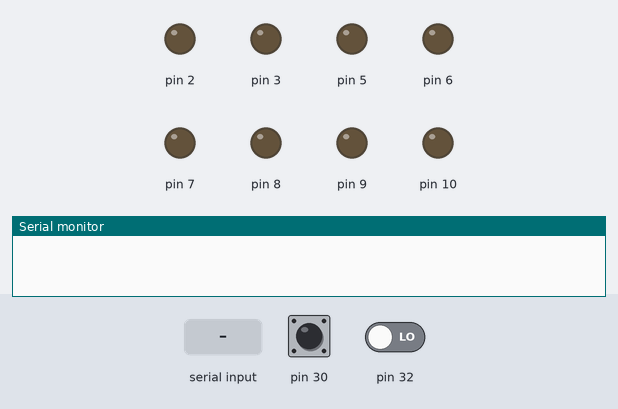
A sketch run on a simulated Arduino Mega 2560, built with avr-gcc and run on an emulated ATmega2560. Shown: output pins drawn as LEDs (lit = HIGH), the last lines printed to the serial monitor. The inputs (shaded band) are chosen by the test bench; at power-on: pin 32 LOW, pin 30 LOW.

Above: at 1.2 s.
1.3 s: "30,150\n" received over the second serial link
At 2.8 s:
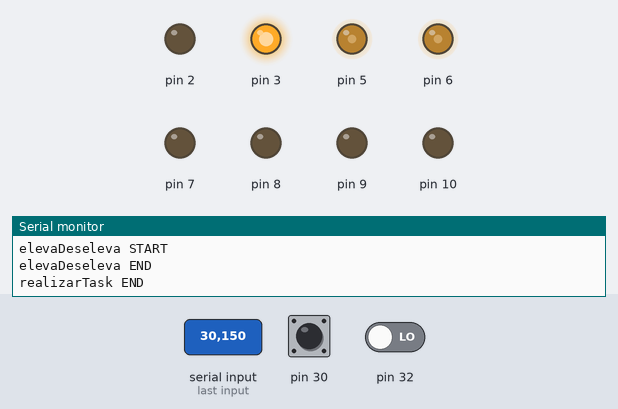
3.8 s: "30,150\n" received over the second serial link
At 4.6 s:
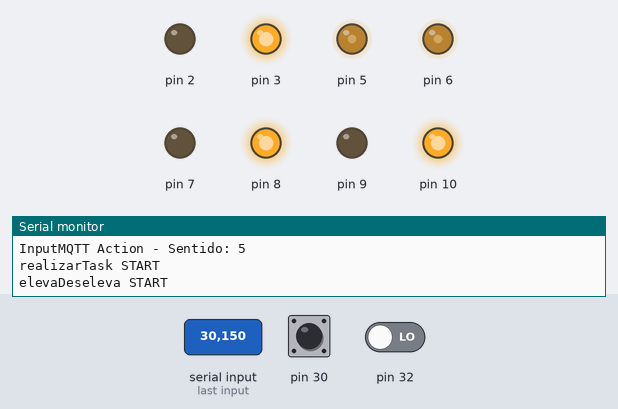
5.3 s: "90,45\n" received over the second serial link
At 6.1 s:
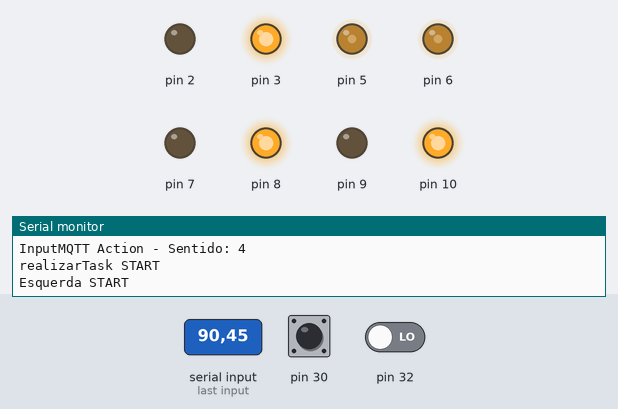
6.9 s: pin 32 driven HIGH
At 7.2 s:
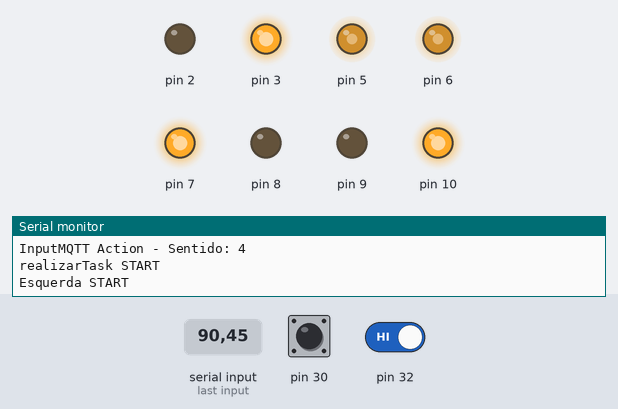
8.4 s: pin 30 pulsed HIGH 2 times (0.12 s each, 0.3 s apart)
At 10.1 s:
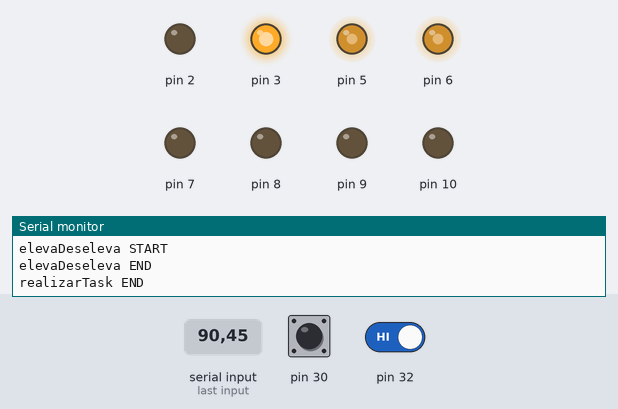
Timing chart, 0 to 11.6 s (numbered marks = the images above; inputs shaded):
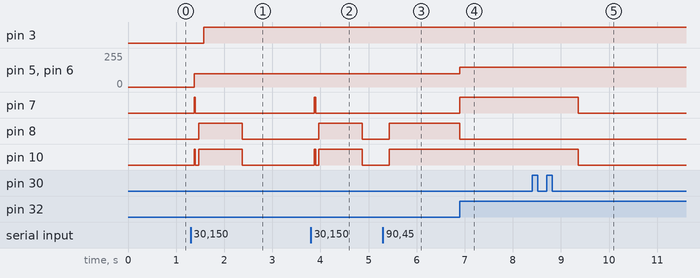

The sketch:

Jikam_Arduino.ino
```cpp
#include <SoftwareSerial.h>
#include "stuff.h"

String inputMQTT = "";
String outputMQTT = "";

int instrucoes[100];
int contadorActions = 0;
int contadorLeitura = 0;

Motores rodasEsquerdas = {8,7, 6};
Motores rodasDireitas = {10,9, 5};

Motores elevadores = {2,3, 0};

SensorLinha sensoresFrente = {28,29,30,31,32};

void setup() {
  //sensores frontais
  pinMode(sensoresFrente.direita, INPUT);
  pinMode(sensoresFrente.meioDireita, INPUT);
  pinMode(sensoresFrente.meio, INPUT);
  pinMode(sensoresFrente.meioEsquerda, INPUT);
  pinMode(sensoresFrente.esquerda, INPUT);

  // motores esquerdos
  pinMode(rodasEsquerdas.potencia, OUTPUT);
  pinMode(rodasEsquerdas.sentidoHorario, OUTPUT);
  pinMode(rodasEsquerdas.sentidoAntiHorario, OUTPUT);

  // motores direitos
  pinMode(rodasDireitas.potencia, OUTPUT);
  pinMode(rodasDireitas.sentidoHorario, OUTPUT);
  pinMode(rodasDireitas.sentidoAntiHorario, OUTPUT);

  pinMode(elevadores.sentidoHorario, OUTPUT);
  pinMode(elevadores.sentidoAntiHorario, OUTPUT);

  //inicio teste


  //fim teste

  // initialize serial for debugging
  Serial.begin(9600);
  Serial1.begin(9600);

}

void loop() {
  readData();

  if (instrucoes != NULL && instrucoes[0] != 0) {

    executeActions();


  }else{
    desligaMotores(rodasEsquerdas);
    desligaMotores(rodasDireitas);

  }
}

void readData() {
  contadorLeitura = 0;

  if (Serial1.available()) {
    String temp = "";
    while (Serial1.available()) {
      char c = (char)Serial1.read();
      if (c != '\n' && c != ',' && c != ' ' && String(c) != "") {
          instrucoes[contadorLeitura] = String(c).toInt();
          Serial.println(c);
          contadorLeitura++;
      }
      delay(10);
    }
  }
}
void executeActions() {
  contadorActions = 0;
  while(contadorActions < (sizeof(instrucoes) / sizeof(int)) ){
    if(instrucoes[contadorActions] != 0){
      Serial.println("InputMQTT Action - Sentido: " + String(instrucoes[contadorActions]));
      realizarTask(instrucoes[contadorActions]);
      Serial1.print(instrucoes[contadorActions]);
      instrucoes[contadorActions] = 0;
      alinhar();
    }else{
      desligaMotores(rodasDireitas);
      desligaMotores(rodasEsquerdas);
    }
    contadorActions++;
  }
}

void alinhar(){
    while( ! isLinhaSensor(sensoresFrente.meio) ){
      if( isLinhaSensor(sensoresFrente.meioEsquerda) ){
        while( ! isLinhaSensor(sensoresFrente.meio) ){
          desligaMotores(rodasDireitas);
          girar(rodasEsquerdas, SENTIDO_HORARIO);
          delay(5);
         }
      }else if ( isLinhaSensor(sensoresFrente.meioDireita)){
        while( ! isLinhaSensor(sensoresFrente.meio) ){
          girar(rodasDireitas, SENTIDO_HORARIO);
          desligaMotores(rodasEsquerdas);
          delay(5);
        }
      }
    }
}

void paraFrente(){
  Serial.println("Frente START");
  do {
    //alinhar();
    girar(rodasDireitas, SENTIDO_HORARIO);
    girar(rodasEsquerdas, SENTIDO_HORARIO);
    delay(2);
    } while( ! isLinhaSensor(sensoresFrente.esquerda) && ! isLinhaSensor(sensoresFrente.direita) );
   Serial.println("Frente END");
}

void paraTras(){
  Serial.println("Tras START");
  girar(rodasDireitas, SENTIDO_HORARIO);
  girar(rodasEsquerdas, SENTIDO_ANTI_HORARIO);
  delay(10);
  Serial.println("Tras END");
}

void paraDireita(){
  Serial.println("Direita START");

  while( isLinhaSensor(sensoresFrente.direita) ){
    girar(rodasDireitas, SENTIDO_HORARIO);
    girar(rodasEsquerdas, SENTIDO_HORARIO);
    delay(1);
  }

  while( isLinhaSensor(sensoresFrente.meio) ){
    girarForte(rodasDireitas, SENTIDO_ANTI_HORARIO);
    girarForte(rodasEsquerdas, SENTIDO_HORARIO);
    delay(1);
  }

  while( ! isLinhaSensor(sensoresFrente.meio) ){
    girarForte(rodasDireitas, SENTIDO_ANTI_HORARIO);
    girarForte(rodasEsquerdas, SENTIDO_HORARIO);
    delay(1);
  }

  Serial.println("Direita END");
}

void paraEsquerda(){
  Serial.println("Esquerda START");

  while( isLinhaSensor(sensoresFrente.esquerda) ){
    girar(rodasDireitas, SENTIDO_HORARIO);
    girar(rodasEsquerdas, SENTIDO_HORARIO);
    delay(1);
  }

  while( isLinhaSensor(sensoresFrente.meio) ){
    girarForte(rodasDireitas, SENTIDO_HORARIO);
    girarForte(rodasEsquerdas, SENTIDO_ANTI_HORARIO);
    delay(1);
  }

  while( ! isLinhaSensor(sensoresFrente.meio) ){
    girarForte(rodasDireitas, SENTIDO_HORARIO);
    girarForte(rodasEsquerdas, SENTIDO_ANTI_HORARIO);
    delay(1);
  }
  Serial.println("Esquerda END");

}
bool elevado = false;
void elevaDeseleva(){
  Serial.println("elevaDeseleva START");
  if(elevado){
    girar(elevadores, SENTIDO_HORARIO);
    delay(800);
  }else{
    girar(elevadores, SENTIDO_ANTI_HORARIO);
    delay(800);
  }
  Serial.println("elevaDeseleva END");
}


void realizarTask(int task){
  Serial.println("realizarTask START");

  if(task == EM_FRENTE){
    //F-(Forward)=(direito=horario && esquerdo=anti-horario)
    paraFrente();


  }else if(task == PARA_TRAS){
    //B-(Backward)=(direito=anti-horario && esquerdo=horario)
    paraTras();


  }else if(task == GIRAR_ESQUERDA){
    //L-(Left)=(direito=anti-horario && esquerdo=anti-horario)
    paraEsquerda();

  }else if(task == GIRAR_DIREITA){
    //L-(Left)=(direito=anti-horario && esquerdo=anti-horario)
    paraDireita();

  }else if(task == PEGAR_CARGA){
     elevaDeseleva();

  }


   Serial.println("realizarTask END");

}

//quando nao refletir, esta na linha
bool isLinhaSensor(int pinoSensor){
  return digitalRead(pinoSensor) == 0;
}


void girar(struct Motores motores, String sentido){
  if(motores.potencia != 0)
    analogWrite(motores.potencia, POTENCIA_ROTACAO);
  //verifica para qual sentido é ara girar o motor
  if(sentido == SENTIDO_HORARIO){
    digitalWrite(motores.sentidoHorario, HIGH);
    digitalWrite(motores.sentidoAntiHorario, LOW);
  }else{
    digitalWrite(motores.sentidoHorario, LOW);
    digitalWrite(motores.sentidoAntiHorario, HIGH);
  }
}

void girarForte(struct Motores motores, String sentido){
  if(motores.potencia != 0)
    analogWrite(motores.potencia, 150);
  //verifica para qual sentido é ara girar o motor
  if(sentido == SENTIDO_HORARIO){
    digitalWrite(motores.sentidoHorario, HIGH);
    digitalWrite(motores.sentidoAntiHorario, LOW);
  }else{
    digitalWrite(motores.sentidoHorario, LOW);
    digitalWrite(motores.sentidoAntiHorario, HIGH);
  }
}

void desligaMotores(struct Motores motores){
  digitalWrite(motores.sentidoHorario, LOW);
  digitalWrite(motores.sentidoAntiHorario, LOW);
}
```

stuff.h
```cpp
// definindo sentido do carinho
#define EM_FRENTE 1
#define GIRAR_DIREITA 2
#define PARA_TRAS 3
#define GIRAR_ESQUERDA 4
#define PEGAR_CARGA 5


#define POTENCIA_ROTACAO  100

// definindo sentidos do motor
#define SENTIDO_HORARIO "SENTIDO_HORARIO"
#define SENTIDO_ANTI_HORARIO "SENTIDO_ANTI_HORARIO"

struct SensorLinha {
  int direita;
  int meioDireita;
  int meio;
  int meioEsquerda;
  int esquerda;
};

struct Motores {
  int sentidoHorario;
  int sentidoAntiHorario;
  int potencia;
};
```

Measured:
- after the input at 1.3 s, pin 3: LOW → HIGH after 0.27 s; pin 5, pin 6: 0/255 → 100/255 after 0.07 s; pin 7: LOW → HIGH after 0.07 s, → LOW 0.03 s later; pin 8: LOW → HIGH after 0.17 s, → LOW 0.91 s later; pin 10: LOW → HIGH after 0.07 s, → LOW 0.03 s later, → HIGH 0.07 s later, → LOW 0.91 s later
- after the input at 3.8 s, pin 7: LOW → HIGH after 0.07 s, → LOW 0.03 s later; pin 8: LOW → HIGH after 0.17 s, → LOW 0.91 s later; pin 10: LOW → HIGH after 0.07 s, → LOW 0.03 s later, → HIGH 0.07 s later, → LOW 0.91 s later
- after the input at 5.3 s, pin 8, pin 10: LOW → HIGH after 0.14 s
- after the input at 6.9 s, pin 5, pin 6: 100/255 → 150/255 at once; pin 7: LOW → HIGH at once; pin 8: HIGH → LOW at once
- after the input at 8.4 s, pin 7, pin 10: HIGH → LOW after 0.96 s
